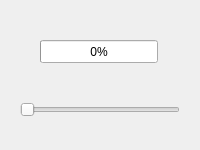
<?xml version="1.0" encoding="UTF-8"?>
<ui version="4.0">
 <class>Widget</class>
 <widget class="QWidget" name="Widget">
  <property name="geometry">
   <rect>
    <x>0</x>
    <y>0</y>
    <width>200</width>
    <height>150</height>
   </rect>
  </property>
  <property name="sizePolicy">
   <sizepolicy hsizetype="Preferred" vsizetype="Preferred">
    <horstretch>0</horstretch>
    <verstretch>0</verstretch>
   </sizepolicy>
  </property>
  <property name="windowTitle">
   <string>Widget</string>
  </property>
  <widget class="QSlider" name="horizontalSlider">
   <property name="geometry">
    <rect>
     <x>20</x>
     <y>100</y>
     <width>160</width>
     <height>19</height>
    </rect>
   </property>
   <property name="maximum">
    <number>100</number>
   </property>
   <property name="orientation">
    <enum>Qt::Horizontal</enum>
   </property>
  </widget>
  <widget class="QProgressBar" name="progressBar">
   <property name="geometry">
    <rect>
     <x>40</x>
     <y>40</y>
     <width>118</width>
     <height>23</height>
    </rect>
   </property>
   <property name="value">
    <number>0</number>
   </property>
  </widget>
 </widget>
 <layoutdefault spacing="6" margin="11"/>
 <resources/>
 <connections>
  <connection>
   <sender>horizontalSlider</sender>
   <signal>valueChanged(int)</signal>
   <receiver>progressBar</receiver>
   <slot>setValue(int)</slot>
   <hints>
    <hint type="sourcelabel">
     <x>189</x>
     <y>219</y>
    </hint>
    <hint type="destinationlabel">
     <x>178</x>
     <y>111</y>
    </hint>
   </hints>
  </connection>
 </connections>
</ui>
